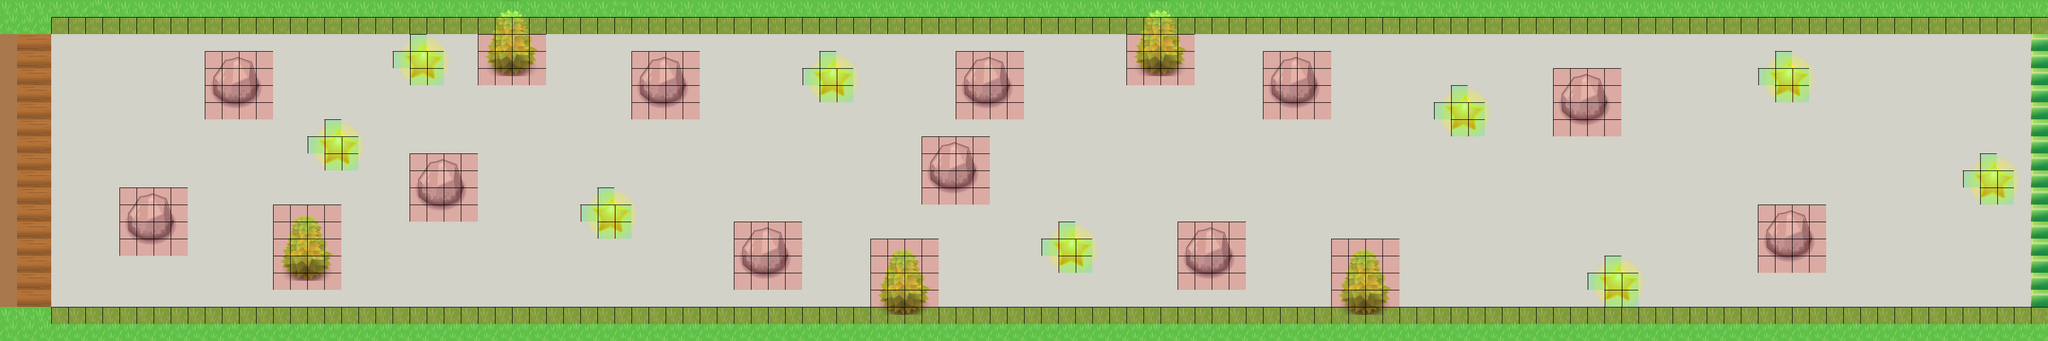

Below is a game level as drawn by its tile map, then a one-line description and the .tmx that defines it (tile-layer data replaced by summaries):
An orthogonal 120x20 tile map with 32x32 px tiles, 4 tile layers (background, barrier, meta, win), 3 tilesets and 1 object (PlayerPoint).

<map version="1.0" orientation="orthogonal" renderorder="right-down" width="120" height="20" tilewidth="32" tileheight="32" nextobjectid="2">
 <tileset firstgid="1" name="ground" tilewidth="32" tileheight="32" tilecount="117" columns="13">
  <image source="ground.png" width="420" height="316" />
 </tileset>
 <tileset firstgid="118" name="objects" tilewidth="32" tileheight="32" tilecount="208" columns="16">
  <image source="objects.png" width="531" height="425" />
  <tile id="21">
   <properties>
    <property name="winn" value="true" />
   </properties>
  </tile>
 </tileset>
 <tileset firstgid="326" name="meta_tiles" tilewidth="32" tileheight="32" tilecount="2" columns="2">
  <image source="meta_tiles.png" width="67" height="34" />
  <tile id="0">
   <properties>
    <property name="Collidable" value="true" />
   </properties>
  </tile>
  <tile id="1">
   <properties>
    <property name="star" value="true" />
   </properties>
  </tile>
 </tileset>
 <layer name="background" width="120" height="20">
  <data>[2400 cells, 2400 non-empty, 8 distinct tile ids]</data>
 </layer>
 <objectgroup name="objects">
  <object id="1" name="PlayerPoint" x="93" y="96" width="30" height="31" />
 </objectgroup>
 <layer name="barrier" width="120" height="20">
  <data>[2400 cells, 384 non-empty, 48 distinct tile ids]</data>
 </layer>
 <layer name="meta" width="120" height="20">
  <data>[2400 cells, 540 non-empty, 2 distinct tile ids]</data>
 </layer>
 <layer name="win" width="120" height="20">
  <data>[2400 cells, 16 non-empty, 1 distinct tile ids]</data>
 </layer>
</map>
